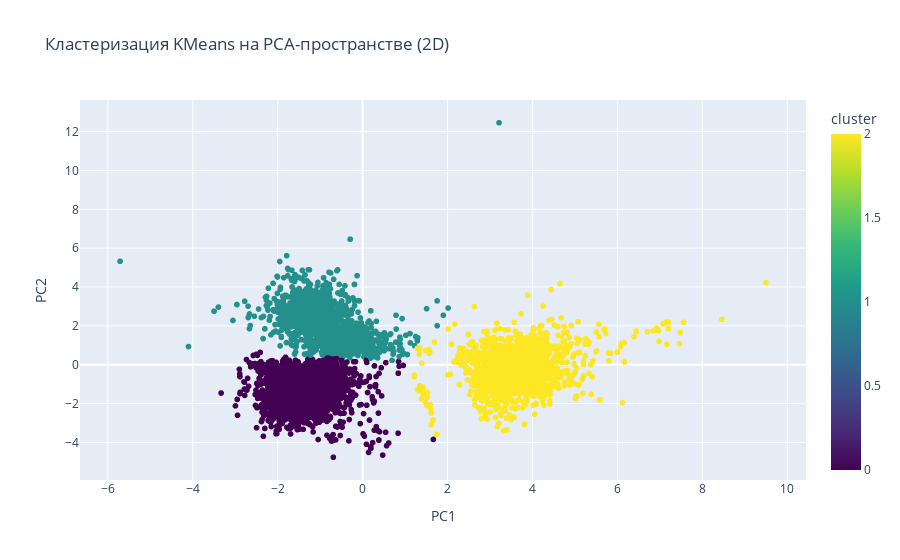
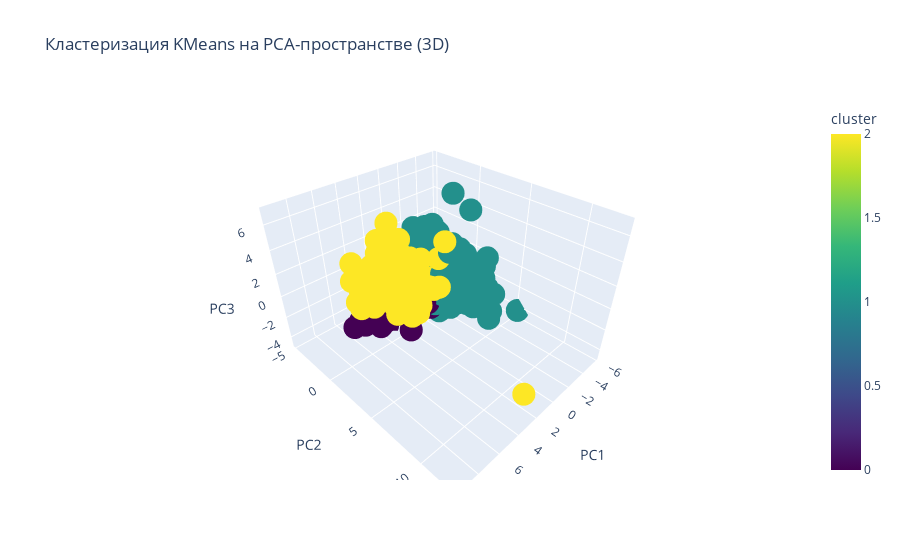

Write notebook code for charts like these, in order.
### Code cell
from sklearn.decomposition import PCA
X = wine.drop(['quality', 'type'], axis=1)
scaler = StandardScaler()
X_scaled = scaler.fit_transform(X)
pca = PCA(n_components=2)
X_pca = pca.fit_transform(X_scaled)

# В DataFrame для удобства
pca_df = pd.DataFrame(X_pca, columns=['PC1', 'PC2'])
print(f'Explained variance ratio: {pca.explained_variance_ratio_}')

kmeans_pca = KMeans(n_clusters=3, random_state=42)
clusters_pca = kmeans_pca.fit_predict(X_pca)

pca_df['cluster'] = clusters_pca

import plotly.express as px

fig = px.scatter(pca_df, x='PC1', y='PC2', color='cluster',
                 title='Кластеризация KMeans на PCA-пространстве (2D)',
                 color_continuous_scale='Viridis')
fig.show()

pca_3d = PCA(n_components=3)
X_pca_3d = pca_3d.fit_transform(X_scaled)

pca_3d_df = pd.DataFrame(X_pca_3d, columns=['PC1', 'PC2', 'PC3'])

kmeans_pca_3d = KMeans(n_clusters=3, random_state=42)
clusters_pca_3d = kmeans_pca_3d.fit_predict(X_pca_3d)

pca_3d_df['cluster'] = clusters_pca_3d

fig_3d = px.scatter_3d(pca_3d_df, x='PC1', y='PC2', z='PC3', color='cluster',
                       title='Кластеризация KMeans на PCA-пространстве (3D)',
                       color_continuous_scale='Viridis')
fig_3d.show()

### Figure 1 — Plotly figure (JSON) as saved in the notebook; plotly's stock layout.template omitted (floating-point values rounded to 4 significant figures; data arrays with more than 128 entries replaced by an {"elided": "..."} marker saying what was removed)
{"data": [{"hovertemplate": "PC1=%{x}<br>PC2=%{y}<br>cluster=%{marker.color}<extra></extra>", "legendgroup": "", "marker": {"color": {"elided": "6497 int values"}, "coloraxis": "coloraxis", "symbol": "circle"}, "mode": "markers", "name": "", "showlegend": false, "type": "scattergl", "x": {"elided": "6497 float values"}, "xaxis": "x", "y": {"elided": "6497 float values"}, "yaxis": "y"}], "layout": {"coloraxis": {"colorbar": {"title": {"text": "cluster"}}, "colorscale": [[0, "#440154"], [0.1111, "#482878"], [0.2222, "#3e4989"], [0.3333, "#31688e"], [0.4444, "#26828e"], [0.5556, "#1f9e89"], [0.6667, "#35b779"], [0.7778, "#6ece58"], [0.8889, "#b5de2b"], [1, "#fde725"]]}, "legend": {"tracegroupgap": 0}, "title": {"text": "Кластеризация KMeans на PCA-пространстве (2D)"}, "xaxis": {"anchor": "y", "domain": [0, 1], "title": {"text": "PC1"}}, "yaxis": {"anchor": "x", "domain": [0, 1], "title": {"text": "PC2"}}}}

### Figure 2 — Plotly figure (JSON) as saved in the notebook; plotly's stock layout.template omitted (floating-point values rounded to 4 significant figures; data arrays with more than 128 entries replaced by an {"elided": "..."} marker saying what was removed)
{"data": [{"hovertemplate": "PC1=%{x}<br>PC2=%{y}<br>PC3=%{z}<br>cluster=%{marker.color}<extra></extra>", "legendgroup": "", "marker": {"color": {"elided": "6497 int values"}, "coloraxis": "coloraxis", "symbol": "circle"}, "mode": "markers", "name": "", "scene": "scene", "showlegend": false, "type": "scatter3d", "x": {"elided": "6497 float values"}, "y": {"elided": "6497 float values"}, "z": {"elided": "6497 float values"}}], "layout": {"coloraxis": {"colorbar": {"title": {"text": "cluster"}}, "colorscale": [[0, "#440154"], [0.1111, "#482878"], [0.2222, "#3e4989"], [0.3333, "#31688e"], [0.4444, "#26828e"], [0.5556, "#1f9e89"], [0.6667, "#35b779"], [0.7778, "#6ece58"], [0.8889, "#b5de2b"], [1, "#fde725"]]}, "legend": {"tracegroupgap": 0}, "scene": {"domain": {"x": [0, 1], "y": [0, 1]}, "xaxis": {"title": {"text": "PC1"}}, "yaxis": {"title": {"text": "PC2"}}, "zaxis": {"title": {"text": "PC3"}}}, "title": {"text": "Кластеризация KMeans на PCA-пространстве (3D)"}}}
